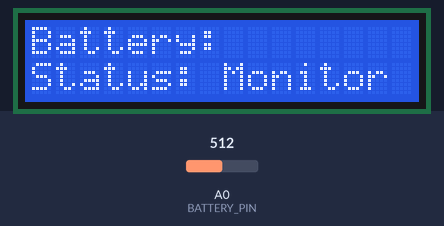
The sketch below on a simulated Arduino Uno, built with avr-gcc and run on an emulated ATmega328P. Parts: 16×2 character LCD. Inputs (shaded band) come from the test bench; at power-on: A0 (BATTERY_PIN) = 512. What the sketch prints to the serial monitor is not drawn.

Above: at 1.7 s.
At 2.7 s:
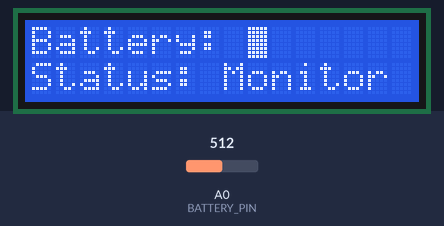
2.8 s: A0 (BATTERY_PIN) set to 900
At 4.1 s:
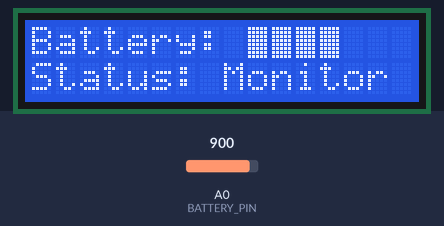
4.4 s: A0 (BATTERY_PIN) set to 835
7.4 s: A0 (BATTERY_PIN) set to 809
At 8.5 s:
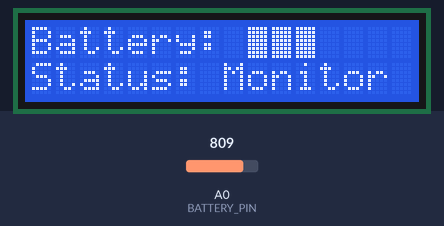
9.5 s: A0 (BATTERY_PIN) set to 1023
At 11.0 s:
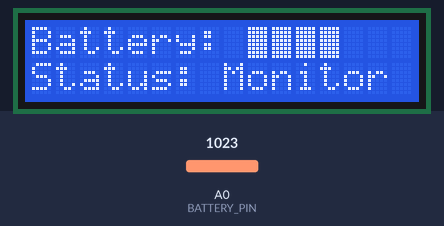
Timing chart, 0 to 12.4 s (numbered marks = the images above; inputs shaded):
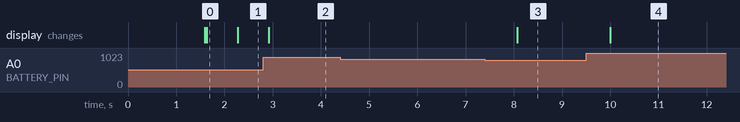

The sketch:

Voltage-based-Battery-estimation.ino
```cpp
// เพิ่มจอ LCD I2C 16x2 ที่อยู่ 0x27
// Arduino UNO ต่อ SDA -> A4, SCL -> A5
// หน้าจอใช้แถบแบต 4 ช่อง ช่องละประมาณ 25%
// ช่วง 0-24% ให้แถบเตือนกระพริบ
#include <Wire.h>
#include <LiquidCrystal_I2C.h>

/*
==================================================
   วัดแบต LiFePO4 24V 45Ah
   Arduino UNO + วงจรแบ่งแรงดัน

   R1 = 56kΩ
   R2 = 10kΩ
   คาปาซิเตอร์แนะนำ 0.1uF, ตอนทดสอบใช้ 1.0uF
==================================================
*/

LiquidCrystal_I2C lcd(0x27, 16, 2); // สร้างจอ LCD I2C 16x2 ที่อยู่ 0x27

// -------------------------------------------------
// ตั้งค่าขา
// -------------------------------------------------
const byte BATTERY_PIN = A0;

// -------------------------------------------------
// ตั้งค่าวงจรแบ่งแรงดัน
// -------------------------------------------------
const float R1 = 56000.00; // 56KΩ
const float R2 = 10000.00; // 10KΩ
//
// อัตราทดแรงดัน
const float DIVIDER_RATIO = (R1 + R2) / R2;

// -------------------------------------------------
// ตั้งค่า ADC
// -------------------------------------------------
const float ADC_REF = 5.0;
const int ADC_MAX   = 1023;

// -------------------------------------------------
// ค่าแรงดันอ้างอิงแบต
// -------------------------------------------------
const float VOLTAGE_FULL    = 26.65;      // V // วัดได้ตอนอะแดปเตอร์เป็นไฟเขียว
const float VOLTAGE_EMPTY   = 24.00;       // V // แสดง 0% และยังเหลือสำรองก่อน BMS ตัด
// const float MAX_CHARGE_CURRENT = 30.0;    //A // กระแสชาร์จสูงสุดของ TAICO
// const float MAX_DISCHARGE_CURRENT = 60.0; //A // กระแสจ่ายสูงสุดของ TAICO

// -------------------------------------------------
// ตั้งค่าการเฉลี่ย ADC
// -------------------------------------------------
const int SAMPLE_COUNT = 10;
const int SAMPLE_DELAY = 1;

// -------------------------------------------------
// ตั้งค่าจอ LCD
// -------------------------------------------------
const unsigned long LOW_BATTERY_BLINK_INTERVAL = 500; // กระพริบแถบเตือนทุก 500 ms
const byte LCD_FULL_BLOCK = 0; // เก็บรูปแถบเต็มในช่องอักขระพิเศษ 0
byte fullBlockChar[8] = {
  B11111,
  B11111,
  B11111,
  B11111,
  B11111,
  B11111,
  B11111,
  B11111
}; // วาดช่องเต็มขนาด 5x8 สำหรับแถบแบต

// -------------------------------------------------
// ตั้งค่ากันเปอร์เซ็นต์แกว่ง
// -------------------------------------------------
const int ADC_HYSTERESIS_COUNTS = 2; // ต้องเลยขอบ ADC ก่อนจึงเปลี่ยน %
const int PERCENT_CONFIRM_COUNT = 2; // ต้องอ่านทิศทางเดิมซ้ำก่อนเปลี่ยน 1%
const int PERCENT_SNAP_THRESHOLD = 5; // ต่างกันถึงค่านี้ให้ข้ามไปค่าใหม่ทันที

// -------------------------------------------------
// จุดเทียบค่า ADC ของแบต
// -------------------------------------------------
const int ADC_EMPTY = (int)(((VOLTAGE_EMPTY / DIVIDER_RATIO) * ADC_MAX / ADC_REF) + 0.5); // แปลงแรงดัน 0% เป็นค่า ADC
const int ADC_FULL  = (int)(((VOLTAGE_FULL / DIVIDER_RATIO) * ADC_MAX / ADC_REF) + 0.5); // แปลงแรงดันเต็มเป็นค่า ADC

// -------------------------------------------------
// ตัวแปรหลัก
// -------------------------------------------------
int adcValue = 0;

float a0Voltage          = 0.0;
float batteryVoltage     = 0.0;
float batteryPercent     = 0.0;
int stableBatteryPercent = 0;
bool stablePercentReady  = false; // เช็กว่าเริ่มค่าเปอร์เซ็นต์แล้วหรือยัง
int pendingPercentStep   = 0; // เก็บทิศทางที่รอเปลี่ยน: -1, 0, 1
int pendingStepRepeats   = 0; // นับว่าทิศทางเดิมซ้ำกี่ครั้ง

// int percentHistory[PERCENT_HISTORY_COUNT];
// int percentHistoryIndex  = 0;
// int percentHistoryCount  = 0;

// int lastDisplayPercent      = -1; // เก็บเปอร์เซ็นต์นิ่งล่าสุด
// int possibleErrorPercent    = -1; // เก็บค่าที่อาจเป็นการเด้ง
// int possibleErrorRepeatCount = 0; // นับค่าซ้ำเพื่อยืนยัน
// unsigned long displayErrors = 0; // นับการเด้ง เช่น 18 -> 19 -> 18

String batteryStatus = "";

// =================================================
// เริ่มระบบ
// =================================================
void setup() {

  Serial.begin(9600);

  lcd.init(); // เริ่มจอ LCD ก่อนพิมพ์ข้อความ
  lcd.createChar(LCD_FULL_BLOCK, fullBlockChar); // ลงทะเบียนรูปแถบเต็มไว้ใช้แสดงแบต
  lcd.backlight(); // เปิดไฟหลังจอไว้ตลอดการทำงาน
  lcd.setCursor(0, 0); // ตั้งตำแหน่งข้อความเริ่มต้น
  lcd.print(F("System Initializing"));
  delay(1500);
  lcd.clear(); // ล้างข้อความเริ่มต้นก่อนแสดงค่าแบตจริง

  pinMode(BATTERY_PIN, INPUT);
}

// =================================================
// วนอ่านค่า
// =================================================
void loop() {

  // อ่านค่า ADC แบบเฉลี่ย
  adcValue = readAverageADC(BATTERY_PIN);

  // แปลง ADC เป็นแรงดันที่ A0
  a0Voltage = adcToVoltage(adcValue);

  // คำนวณแรงดันแบตจริง
  batteryVoltage = a0Voltage * DIVIDER_RATIO;

  // คำนวณเปอร์เซ็นต์แบต
  stableBatteryPercent = calculateStableBatteryPercentFromADC(adcValue); // อัปเดต % แบบกันแกว่งจาก ADC
  batteryPercent = stableBatteryPercent; // ใช้ค่าเต็มจำนวนที่ผ่านการกรองแล้ว
  // handleDisplayPercentError(stableBatteryPercent); // เช็กเปอร์เซ็นต์เด้งกลับ

  // อ่านสถานะแบต
  // batteryStatus = getBatteryStatus(batteryVoltage);

  // แสดงข้อมูลทั้งหมด
  displayBatteryData(); // ใช้ delay ร่วมกับ Serial Monitor

  delay(600);
}

// =================================================
// อ่านค่า ADC เฉลี่ย
// =================================================
int readAverageADC(int pin) {

  long total = 0;

  for (int i = 0; i < SAMPLE_COUNT; i++) {

    total += analogRead(pin);

    delay(SAMPLE_DELAY);
  }

  return total / SAMPLE_COUNT;
}

// แปลง ADC เป็นแรงดัน
// =================================================
// แปลงค่า ADC ดิบเป็นโวลต์
float adcToVoltage(int adc) { return (adc * ADC_REF) / ADC_MAX; }

// =================================================
// คำนวณเปอร์เซ็นต์แบต
// =================================================
// ใช้สูตรเส้นตรงแบบประมาณค่า
float calculateBatteryPercent(float voltage) {

  float percent =
      ((voltage - VOLTAGE_EMPTY) / (VOLTAGE_FULL - VOLTAGE_EMPTY)) * 100.0;

  // จำกัดค่าให้อยู่ระหว่าง 0-100%
  percent = constrain(percent, 0.0, 100.0);

  return percent;
}

// =================================================
// คำนวณเปอร์เซ็นต์ดิบจาก ADC
// =================================================
int calculateRawPercentFromADC(int adc) {

  long adcRange = ADC_FULL - ADC_EMPTY; // ช่วง ADC ที่ใช้ระหว่างว่างกับเต็ม

  if (adcRange <= 0) {
    return 0; // กันค่าเทียบผิดถ้าจุดเต็มต่ำกว่าจุดว่าง
  }

  long adcOffset = adc - ADC_EMPTY; // ระยะ ADC จากจุด 0%
  long percent = ((adcOffset * 100L) + (adcRange / 2)) / adcRange; // แปลงเป็นเปอร์เซ็นต์จำนวนเต็ม

  return constrain((int)percent, 0, 100); // จำกัดค่าให้อยู่ในช่วงที่แสดงได้
}

// =================================================
// คำนวณขอบ ADC ของแต่ละเปอร์เซ็นต์
// =================================================
int calculatePercentEdgeADC(int percent) {

  long adcRange = ADC_FULL - ADC_EMPTY; // ช่วง ADC ที่ใช้ระหว่างว่างกับเต็ม
  long adcEdge = ADC_EMPTY + ((adcRange * (long)percent) / 100L); // แปลงขอบ % เป็นค่า ADC

  return (int)adcEdge; // คืนค่า ADC ของขอบนี้
}

// =================================================
// คำนวณเปอร์เซ็นต์นิ่งจาก ADC
// =================================================
int calculateStableBatteryPercentFromADC(int adc) {

  int rawPercent = calculateRawPercentFromADC(adc); // คำนวณ % ดิบก่อนกรอง

  if (!stablePercentReady) {
    stableBatteryPercent = rawPercent; // ตั้งค่าเริ่มต้นจาก ADC ครั้งแรก
    stablePercentReady = true; // บันทึกว่าเริ่มค่าแล้ว
    return stableBatteryPercent;
  }

  int percentGap = abs(rawPercent - stableBatteryPercent); // ดูว่าค่าดิบห่างจากค่าที่แสดงเท่าไร

  if (percentGap >= PERCENT_SNAP_THRESHOLD) {
    stableBatteryPercent = rawPercent; // ข้ามไปค่าใหม่เมื่อเปลี่ยนจริง
    pendingPercentStep = 0; // ล้างทิศทางที่รออยู่
    pendingStepRepeats = 0; // ล้างตัวนับยืนยัน
    return stableBatteryPercent;
  }

  int requestedStep = 0; // ค่าเริ่มต้นคือยังไม่เปลี่ยน %

  if (stableBatteryPercent < 100) {
    int upEdgeADC = calculatePercentEdgeADC(stableBatteryPercent + 1); // หา ADC ขอบเปอร์เซ็นต์ถัดไป

    if (adc >= upEdgeADC + ADC_HYSTERESIS_COUNTS) {
      requestedStep = 1; // ขอเพิ่ม 1% เมื่อ ADC เลยขอบบนแล้ว
    }
  }

  if (stableBatteryPercent > 0) {
    int downEdgeADC = calculatePercentEdgeADC(stableBatteryPercent); // หา ADC ขอบล่างของ % ปัจจุบัน

    if (adc <= downEdgeADC - ADC_HYSTERESIS_COUNTS) {
      requestedStep = -1; // ขอลด 1% เมื่อ ADC เลยขอบล่างแล้ว
    }
  }

  if (requestedStep == 0) {
    pendingPercentStep = 0; // ล้างทิศทางเมื่อ ADC กลับมาในช่วงนิ่ง
    pendingStepRepeats = 0; // ล้างตัวนับเมื่อยังไม่เปลี่ยนค่า
    return stableBatteryPercent;
  }

  if (requestedStep == pendingPercentStep) {
    pendingStepRepeats++; // นับซ้ำเมื่อทิศทางเดิมยังมาอีก
  } else {
    pendingPercentStep = requestedStep; // เริ่มตามทิศทางใหม่
    pendingStepRepeats = 1; // นับครั้งแรกของทิศทางใหม่
  }

  if (pendingStepRepeats >= PERCENT_CONFIRM_COUNT) {
    stableBatteryPercent += requestedStep; // เปลี่ยนค่าที่แสดงทีละ 1%
    stableBatteryPercent = constrain(stableBatteryPercent, 0, 100); // จำกัดค่า 0-100%
    pendingPercentStep = 0; // ล้างทิศทางหลังยอมรับค่า
    pendingStepRepeats = 0; // ล้างตัวนับหลังยอมรับค่า
  }

  return stableBatteryPercent;
}

// =================================================
// โค้ดเก่า: เก็บประวัติเปอร์เซ็นต์
// =================================================
// void addBatteryPercentReading(int percent) {

//   percentHistory[percentHistoryIndex] = percent;
//   percentHistoryIndex = (percentHistoryIndex + 1) % PERCENT_HISTORY_COUNT;

//   if (percentHistoryCount < PERCENT_HISTORY_COUNT) {
//     percentHistoryCount++;
//   }
// }

// =================================================
// โค้ดเก่า: หาเปอร์เซ็นต์ที่นิ่ง
// =================================================
// int calculateStableBatteryPercent() {

//   int bestPercent = percentHistory[0];
//   int bestCount = 0;

//   for (int i = 0; i < percentHistoryCount; i++) {

//     int historyIndex =
//         (percentHistoryIndex - percentHistoryCount + i + PERCENT_HISTORY_COUNT) %
//         PERCENT_HISTORY_COUNT;
//     int candidatePercent = percentHistory[historyIndex];
//     int candidateCount = 0;

//     for (int j = 0; j < percentHistoryCount; j++) {

//       if (percentHistory[j] == candidatePercent) {
//         candidateCount++;
//       }
//     }

//     if (candidateCount >= bestCount) {
//       bestPercent = candidatePercent;
//       bestCount = candidateCount;
//     }
//   }

//   return bestPercent;
// }

// =================================================
// โค้ดทดลอง: จับเปอร์เซ็นต์เด้ง
// =================================================
// void handleDisplayPercentError(int currentPercent) {

//   if (lastDisplayPercent < 0) {
//     lastDisplayPercent = currentPercent; // ตั้งค่าแรกที่ยอมรับ
//     return;
//   }

//   if (possibleErrorPercent >= 0) {

//     if (currentPercent == lastDisplayPercent) {
//       displayErrors++; // นับการเด้งหนึ่งครั้ง
//       possibleErrorPercent = -1; // ล้างค่าที่สงสัยว่าเด้ง
//       possibleErrorRepeatCount = 0; // ล้างตัวนับซ้ำ
//       return;
//     }

//     if (currentPercent == possibleErrorPercent) {
//       possibleErrorRepeatCount++; // ยืนยันว่าค่าใหม่ซ้ำจริง
//     } else {
//       lastDisplayPercent = currentPercent; // ยอมรับค่าใหม่เป็นค่านิ่งล่าสุด
//       possibleErrorPercent = -1; // ล้างค่าที่สงสัยเดิม
//       possibleErrorRepeatCount = 0; // ล้างตัวนับซ้ำ
//       return;
//     }

//     if (possibleErrorRepeatCount >= 2) {
//       lastDisplayPercent = currentPercent; // ยอมรับค่าใหม่หลังอ่านซ้ำ
//       possibleErrorPercent = -1; // ล้างค่าที่รับแล้ว
//       possibleErrorRepeatCount = 0; // ล้างตัวนับซ้ำ
//     }

//     return;
//   }

//   if (currentPercent != lastDisplayPercent) {
//     possibleErrorPercent = currentPercent; // เก็บค่าที่อาจเด้งครั้งเดียว
//     possibleErrorRepeatCount = 1; // เริ่มนับค่าซ้ำ
//   }
// }

// =================================================
// โค้ดเก่า: อ่านสถานะแบต
// =================================================
// เช็กสถานะจากแรงดัน
// String getBatteryStatus(float voltage) {

//   if (voltage > VOLTAGE_OVER) {
//     return "OVER VOLTAGE";
//   }

//   if (voltage <= VOLTAGE_EMPTY) {
//     return "CRITICAL LOW";
//   }

//   if (voltage < VOLTAGE_WARNING) {
//     return "WARNING LOW";
//   }

//   if (voltage < VOLTAGE_LOW) {
//     return "LOW BATTERY";
//   }

//   return "NORMAL";
// }
// =================================================
// แสดงผลผ่าน Serial 9600
// =================================================
void printBatteryBarCells(byte filledCells) {

  for (byte i = 0; i < 4; i++) {
    if (i < filledCells) {
      lcd.write(LCD_FULL_BLOCK); // วาดช่องแบตที่เต็ม
    } else {
      lcd.print(F(" ")); // เว้นช่องว่างเพื่อล้างรูปเก่า
    }
  }
}

void printBatteryBar(int percent) {

  if (percent < 25) {
    bool showWarningBar = ((millis() / LOW_BATTERY_BLINK_INTERVAL) % 2) == 0; // กระพริบเตือนช่วง 0-24%

    printBatteryBarCells(showWarningBar ? 1 : 0);
    return;
  }

  if (percent < 50) {
    printBatteryBarCells(1); // แสดง 1 ช่องเมื่อ 25-49%
    return;
  }

  if (percent < 75) {
    printBatteryBarCells(2); // แสดง 2 ช่องเมื่อ 50-74%
    return;
  }

  if (percent < 100) {
    printBatteryBarCells(3); // แสดง 3 ช่องเมื่อ 75-99%
    return;
  }

  printBatteryBarCells(4); // แสดง 4 ช่องเมื่อ 100%
}

void displayBatteryLCD() {

  lcd.setCursor(0, 0); // บรรทัดแรกแสดงแบตแบบ AGV
  lcd.print(F("Battery: "));
  printBatteryBar(stableBatteryPercent);
  lcd.print(F("   ")); // ล้างตัวอักษรค้างหลังแถบแบต

  lcd.setCursor(0, 1); // บรรทัดสองแสดงสถานะคงที่
  lcd.print(F("Status: Monitor "));
}

void displayBatteryData() {

  // Serial.println(F("================================"));
  // Serial.println(F("      LiFePO4 Battery Monitor"));
  // Serial.println(F("================================"));

  // Serial.print(F("ADC Value       : "));
  // Serial.println(adcValue);

  // Serial.print(F("A0 Voltage      : "));
  // Serial.print(a0Voltage, 2);
  // Serial.println(F(" V"));

  Serial.print(F("Battery Voltage : "));
  Serial.print(batteryVoltage, 2);
  Serial.println(F(" V"));

  Serial.print(F("Battery Percent : "));
  Serial.print(stableBatteryPercent); // พิมพ์ % ที่ผ่านการกรองแล้ว
  Serial.println(F(" %"));

  displayBatteryLCD(); // อัปเดตแถบแบตบน LCD

  // Serial.print(F("Errors  : "));
  // Serial.println(displayErrors); // พิมพ์จำนวนครั้งที่ % เด้ง

  Serial.println();
}
```

Measured:
- the behaviour switches between 825 and 824 on A0 (BATTERY_PIN) (found by bisection; images 2 and 3)
- after the input at 2.8 s, the display: changes after 0.12 s (image 2)
- after the input at 4.4 s, every drawn part: stays the same
- after the input at 7.4 s, the display: changes after 0.67 s (image 3)
- after the input at 9.5 s, the display: changes after 0.50 s (image 4)
- what the display in image 0 shows lasts 0.7 s, from 1.6 s to 2.3 s
